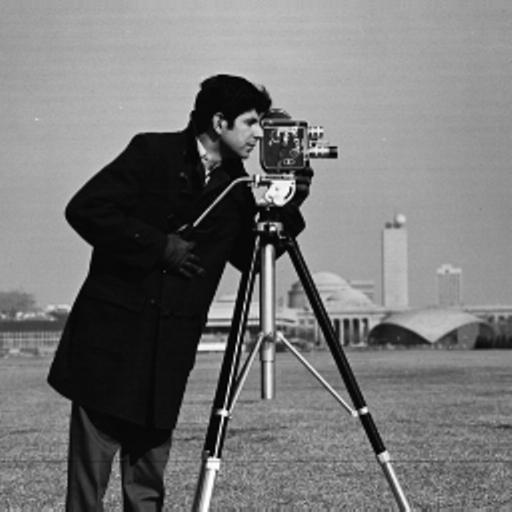
#> input picture First session/test/cameraman.tif, 512 x 512 px
$ jupyter execute test.ipynb
#> lines starting #> are read from the running program, lines starting #| are printed output that depends on the picture; long printed decimals are rounded
[cell 1]
import cv2
import matplotlib.pyplot as plt
import numpy as np
from PIL import Image
from sys import getsizeof

[cell 2]
img = plt.imread("./test/cameraman.tif")
#> img is the input picture: shape (512, 512); min 0, max 255, mean 118.3
print("shape of image:", img.shape)
#| shape of image: (512, 512)
print("type of elems of image:", img.dtype)
#| type of elems of image: uint8
print("size of image:", getsizeof(img) / 1024 / 1024, "MB")
#| size of image: 0.0001221 MB

[cell 3]
img2 = plt.imread("./test/cats.jpg")
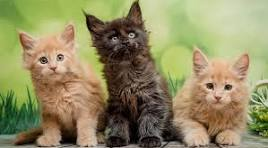
#> input picture First session/test/cats.jpg, 268 x 148 px
#> img2 is the input picture: shape (148, 268, 3); mean R, G, B 146.4, 140.3, 98.4
print("shape of image:", img2.shape)
#| shape of image: (148, 268, 3)
print("type of elems of image:", img2.dtype)
#| type of elems of image: uint8
print("size of image:", getsizeof(img2) / 1024 / 1024, "MB")
#| size of image: 0.0001373 MB

[cell 4]
img3 = plt.imread("./test/cats2.jpg")
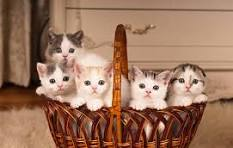
#> input picture First session/test/cats2.jpg, 233 x 148 px
#> img3 is the input picture: shape (148, 233, 3); mean R, G, B 156, 116.7, 93.9
print("shape of image:", img3.shape)
#| shape of image: (148, 233, 3)
print("type of elems of image:", img3.dtype)
#| type of elems of image: uint8
print("size of image:", getsizeof(img3) / 1024 / 1024, "MB")
#| size of image: 0.0001373 MB

[cell 5]
image = cv2.imread('./test/cats2.jpg',0)
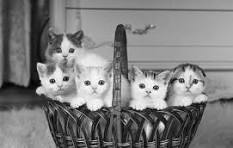
#> image: shape (148, 233); min 0, max 255, mean 125.8
plt.imshow(image, cmap="gray")
plt.axis('off')
plt.show()

[cell 6]
histogram = cv2.calcHist([img2],[0],None,[256],[0,256])
#> histogram = 256 values, max 469 at index 201, min 0 at index 252, mean 154.9
plt.plot(histogram, color='r')
plt.show()
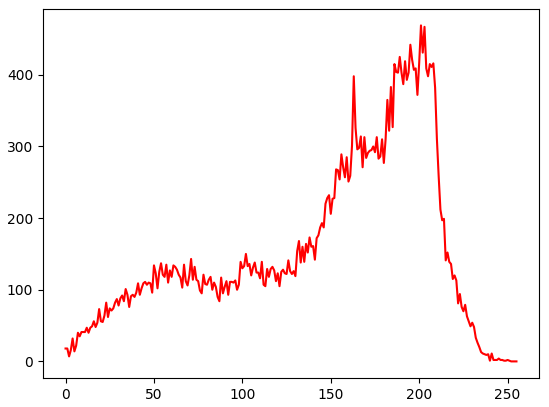
#> figure drawn by matplotlib, 1 panel; curve peaks at x = 201, y = 469

[cell 7]
resize_image = cv2.resize(img3, [5000,5000], interpolation=cv2.INTER_NEAREST)
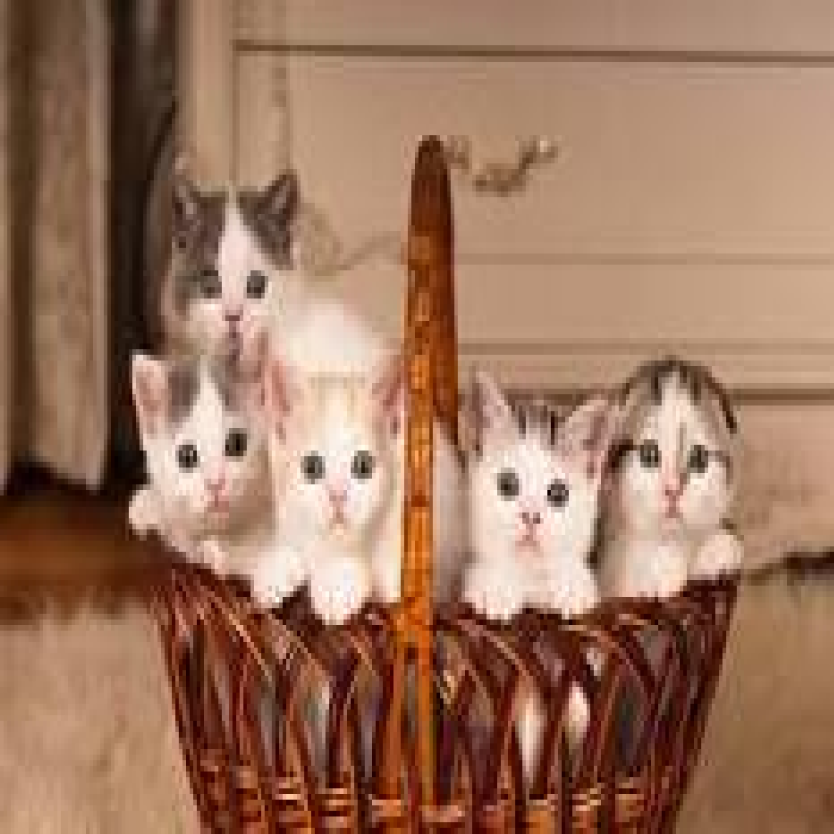
#> resize_image: shape (5000, 5000, 3) (shown at 1/6 size); mean R, G, B 156, 116.7, 93.9
plt.imshow(resize_image)
plt.axis('off')
plt.show()

[cell 8]
resize_image = cv2.resize(img3, [5000,5000], interpolation=cv2.INTER_CUBIC)
plt.imshow(resize_image)
plt.axis('off')
plt.show()

[cell 9]
rotate_image = cv2.rotate(img, rotateCode=cv2.ROTATE_90_CLOCKWISE)
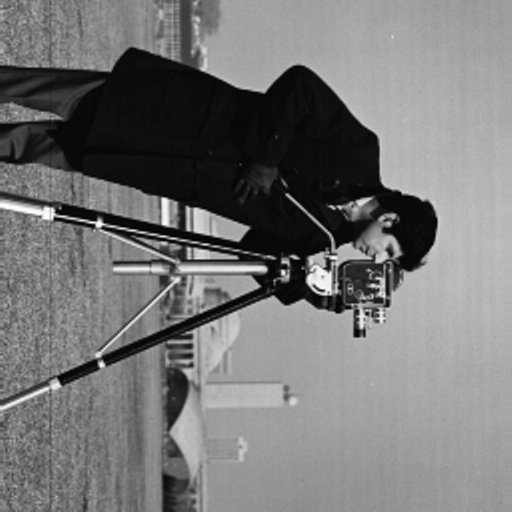
#> rotate_image: shape (512, 512); min 0, max 255, mean 118.3
plt.imshow(rotate_image,cmap='gray')
plt.axis('off')
plt.show()

[cell 10]
rotate_image = cv2.rotate(img, rotateCode=cv2.ROTATE_90_COUNTERCLOCKWISE)
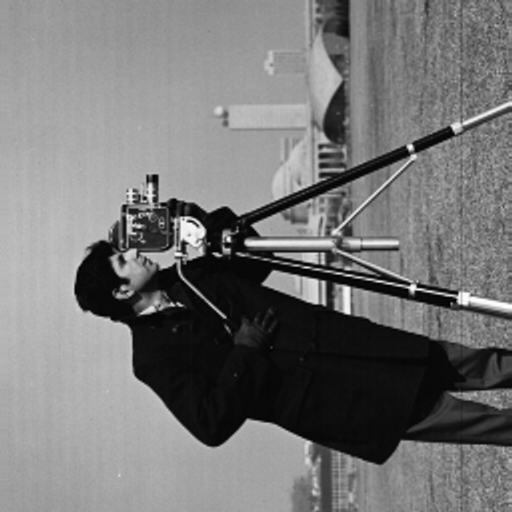
#> rotate_image: shape (512, 512); min 0, max 255, mean 118.3
plt.imshow(rotate_image,cmap='gray')
plt.axis('off')
plt.show()

[cell 11]
image2 = cv2.imread("./test/cats.jpg")
image2_copy = image2.copy()
circle_image = cv2.circle(image2_copy, (50,53), 30, (55,55,255), 3)
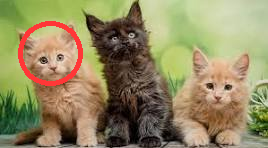
#> circle_image: shape (148, 268, 3); mean B, G, R 97.2, 137.8, 148.2
circle_image_rgb = cv2.cvtColor(circle_image, cv2.COLOR_BGR2RGB)
plt.imshow(circle_image_rgb)
circle_image2 = cv2.circle(image2_copy, (123,43), 30, (55,255,255), 3)
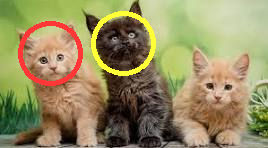
#> circle_image2: shape (148, 268, 3); mean B, G, R 96.6, 140.9, 151.2
circle_image_rgb = cv2.cvtColor(circle_image2, cv2.COLOR_BGR2RGB)
plt.imshow(circle_image_rgb)
circle_image3 = cv2.circle(image2_copy, (219,84), 30, (255,55,55), 3)
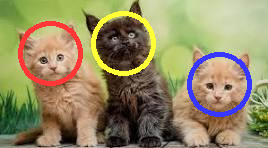
#> circle_image3: shape (148, 268, 3); mean B, G, R 99.8, 138.5, 148.3
circle_image_rgb = cv2.cvtColor(circle_image3, cv2.COLOR_BGR2RGB)
plt.imshow(circle_image_rgb)
plt.axis('off')
plt.show()
